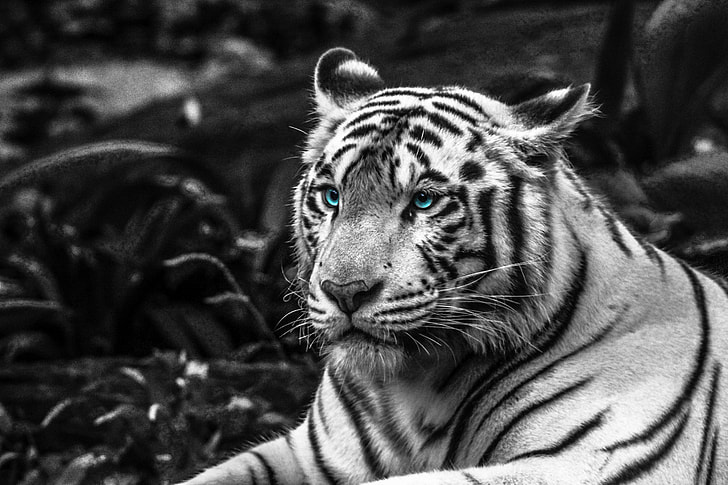
#> input picture grayscale.jpg, 728 x 485 px, found by its file name
$ python 10.py
#> lines starting #> are read from the running program, lines starting #| are printed output that depends on the picture; after the words box and inside, x2 and y2 are one past the last pixel; in counts of white or black regions, pixels touching at a corner belong together
import cv2
import matplotlib.pyplot as plt

# Load image in grayscale
image = cv2.imread(r"C:\Users\shalu\Desktop\codes\MVPR\grayscale.jpg", 0)
#> image: shape (485, 728); min 0, max 255, mean 74.4

if image is None:
    print("Error loading image")
    exit()

# Global Thresholding
threshold_value = 127
_, global_thresh = cv2.threshold(
    image, threshold_value, 255, cv2.THRESH_BINARY
)
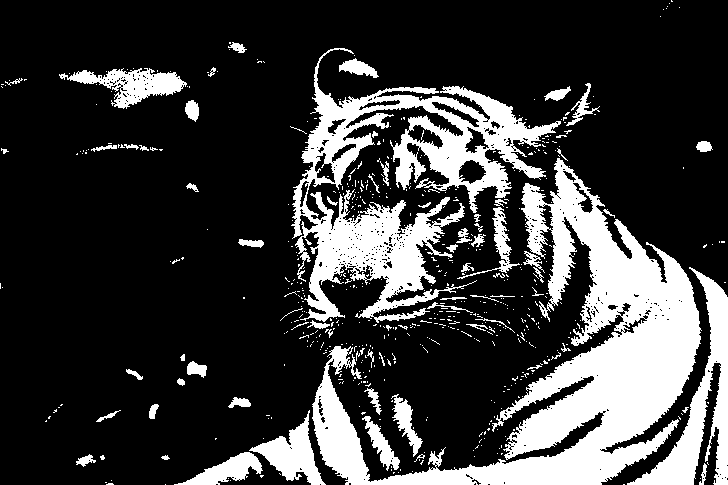
#> global_thresh: shape (485, 728); 22.9% white; 600 white regions (531 under 20 px), largest, box (x1, y1, x2, y2) and area: (312, 158, 702, 485) 37878, (291, 48, 561, 323) 23227, (627, 267, 728, 485) 5945

# Otsu's Automatic Thresholding
otsu_threshold, otsu_thresh = cv2.threshold(
    image, 0, 255, cv2.THRESH_BINARY + cv2.THRESH_OTSU
)
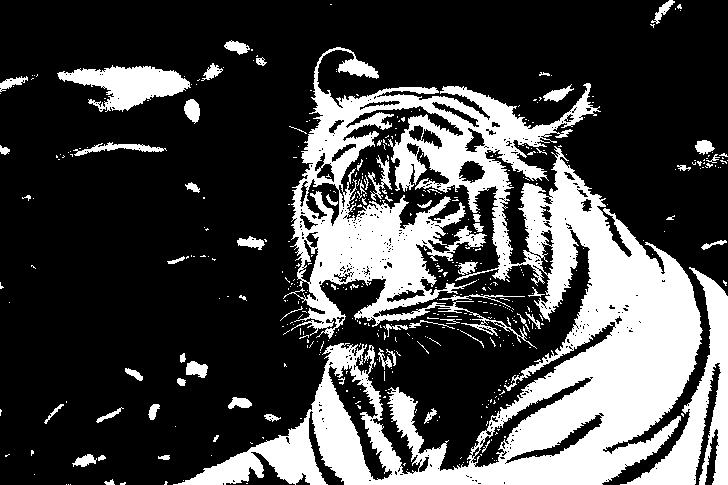
#> otsu_thresh: shape (485, 728); 27.5% white; 476 white regions (411 under 20 px), largest, box (x1, y1, x2, y2) and area: (173, 47, 703, 485) 79941, (620, 267, 728, 485) 6596, (57, 65, 191, 112) 3289
#> otsu_threshold = 106

# Display Results
plt.figure(figsize=(12, 4))

plt.subplot(1, 3, 1)
plt.imshow(image, cmap='gray')
plt.title("Original Grayscale Image")
plt.axis('off')

plt.subplot(1, 3, 2)
plt.imshow(global_thresh, cmap='gray')
plt.title(f"Global Threshold\n(T = {threshold_value})")
plt.axis('off')

plt.subplot(1, 3, 3)
plt.imshow(otsu_thresh, cmap='gray')
plt.title(f"Otsu Threshold\n(T = {otsu_threshold:.0f})")
plt.axis('off')

plt.tight_layout()
plt.show()
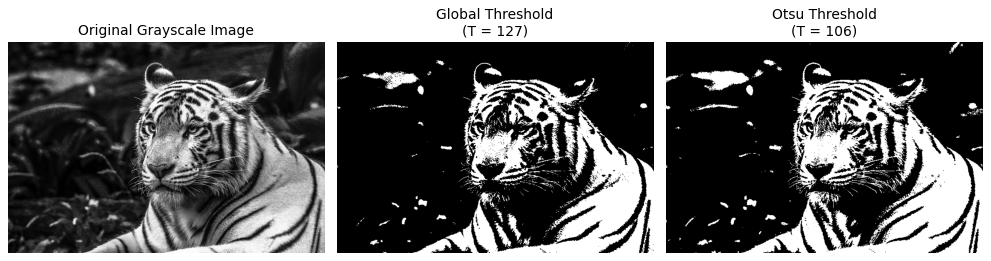
#> figure drawn by matplotlib, 3 panels

# Print threshold values
print("Global Threshold Value :", threshold_value)
print("Otsu Threshold Value   :", otsu_threshold)
#| Otsu Threshold Value   : 106.0
